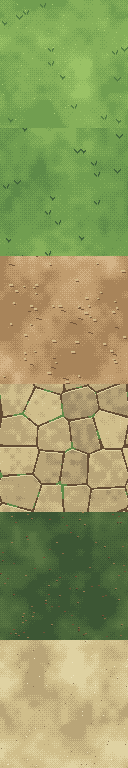
#> input picture assets/tex/ground.png, 128 x 768 px; its folder holds only this picture in this run
$ python normals.py
#> lines starting #> are read from the running program, lines starting #| are printed output that depends on the picture
"""스프라이트 노멀맵 자동 생성 (2.5D 조명용)

높이 = (테두리에서 안쪽으로 얼마나 들어왔나 → 둥근 돔) + (밝기 → 잔결)
법선 = 높이의 기울기. 결과는 같은 배치의 <이름>_n.png (RGB = 법선 0..1, A = 원본 알파)
 · 화면 기준: x 오른쪽, y 위, z 화면 밖 (카메라 쪽)
 · 도트 느낌을 지키려고 기울기는 픽셀 단위로 계산하고 부드럽게 흐리지 않는다

python normals.py            → assets/sprites/*.png, assets/tex/*.png 모두
"""
import glob
import os
import sys

import numpy as np
from PIL import Image

ROOT = os.path.dirname(os.path.dirname(os.path.dirname(os.path.abspath(__file__))))


def dist_inside(m, maxd=12):
    """알파 안쪽 거리 (체스판 거리, 단계별 침식)"""
    d = np.zeros(m.shape, np.float32)
    cur = m.copy()
    for k in range(1, maxd + 1):
        n = cur.copy()
        n[1:, :] &= cur[:-1, :]
        n[:-1, :] &= cur[1:, :]
        n[:, 1:] &= cur[:, :-1]
        n[:, :-1] &= cur[:, 1:]
        if k % 2 == 0:                      # 십자·네모를 번갈아 → 팔각형 (마름모 무늬 방지)
            n[1:, 1:] &= cur[:-1, :-1]
            n[:-1, :-1] &= cur[1:, 1:]
            n[1:, :-1] &= cur[:-1, 1:]
            n[:-1, 1:] &= cur[1:, :-1]
        n[0, :] = n[-1, :] = False
        n[:, 0] = n[:, -1] = False
        d += cur
        cur = n
        if not cur.any():
            break
    return d


def blur3(h):
    p = np.pad(h, 1, mode="edge")
    return (p[:-2, :-2] + p[:-2, 1:-1] + p[:-2, 2:] + p[1:-1, :-2] + p[1:-1, 1:-1] * 2 + p[1:-1, 2:] + p[2:, :-2] + p[2:, 1:-1] + p[2:, 2:]) / 10.0


def sprite_normals(img, dome=1.0, detail=0.6, tile=False):
#> called with dome = 1, detail = 0.9, tile = True
    a = np.asarray(img.convert("RGBA")).astype(np.float32) / 255.0
    alpha = a[..., 3] > 0.5
#> alpha: shape (768, 128) bool; every value is 1
    lum = a[..., 0] * 0.3 + a[..., 1] * 0.59 + a[..., 2] * 0.11
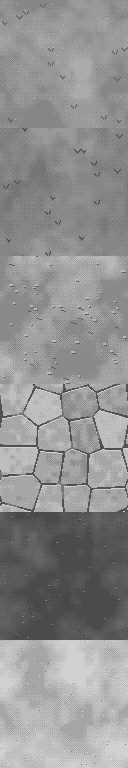
#> lum: shape (768, 128) float32; min 0.212, max 0.896, mean 0.57
    if tile:
        h = lum * detail * 3.0
        hp = np.pad(h, 1, mode="wrap")
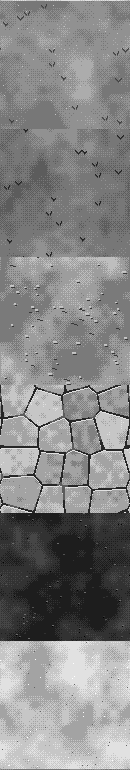
#> hp: shape (770, 130) float32; min 0.574, max 2.42, mean 1.54; drawn with min black and max white
    else:
        d = dist_inside(alpha, 18)
        # 돔: 안쪽 거리의 제곱근 (가장자리에서 급하게, 가운데는 완만) + 밝기 잔결 (칠한 덩어리마다 볼록)
        h = np.sqrt(np.minimum(d, 18.0) / 18.0) * 5.0 * dome + lum * detail * 4.0
        h = blur3(h) * 0.5 + h * 0.5
        h[~alpha] = 0.0
        hp = np.pad(h, 1, mode="edge")
    dx = (hp[1:-1, 2:] - hp[1:-1, :-2]) * 0.5
    dy = (hp[2:, 1:-1] - hp[:-2, 1:-1]) * 0.5      # 아래로 갈수록 +
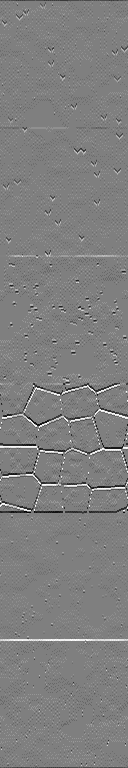
#> dy: shape (768, 128) float32; min -0.71, max 0.71, mean -3.88e-11; drawn with min black and max white
    nx = -dx
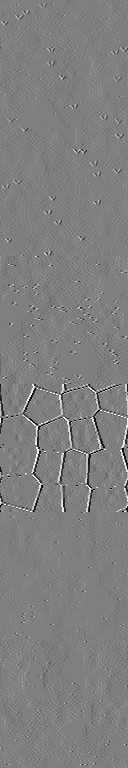
#> nx: shape (768, 128) float32; min -0.68, max 0.68, mean 1.12e-11; drawn with min black and max white
    ny = dy                                        # 화면 위가 +y
    nz = np.ones_like(nx) * 1.0
    l = np.sqrt(nx * nx + ny * ny + nz * nz)
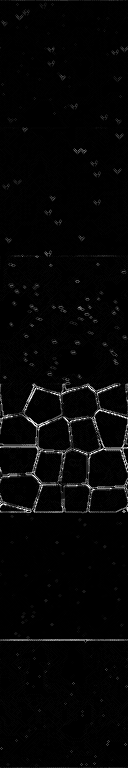
#> l: shape (768, 128) float32; min 1, max 1.39, mean 1.01; drawn with min black and max white
    n = np.stack([nx / l, ny / l, nz / l], -1)
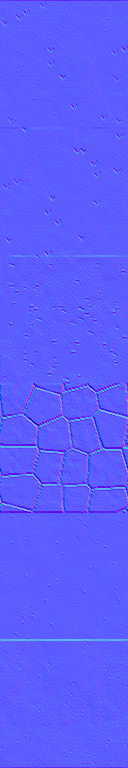
#> n: shape (768, 128, 3) float32; mean of channels 0, 1, 2 1.17e-05, -0.000381, 0.993; drawn with min black and max white
    out = np.zeros(a.shape, np.float32)
    out[..., :3] = n * 0.5 + 0.5
    out[..., 3] = a[..., 3]
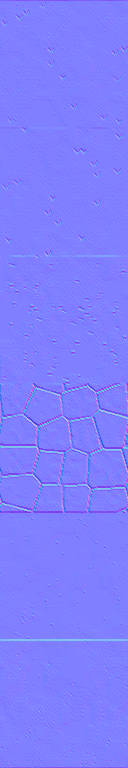
#> out: shape (768, 128, 4) float32; mean of channels 0, 1, 2, 3 0.5, 0.5, 0.997, 1; drawn as R, G, B
    if not tile:
        out[~alpha, :3] = (0.5, 0.5, 1.0)
    return Image.fromarray((out * 255).astype(np.uint8), "RGBA")


def main():
    done = []
    for p in sorted(glob.glob(os.path.join(ROOT, "assets", "sprites", "*.png"))):
        if p.endswith("_n.png"):
            continue
        name = os.path.basename(p)
        leafy = name.startswith(("flora", "landmarks"))
        sprite_normals(Image.open(p), dome=1.3 if leafy else 1.0, detail=1.1 if leafy else 0.6).save(p[:-4] + "_n.png")
        done.append(name)
    for p in sorted(glob.glob(os.path.join(ROOT, "assets", "tex", "*.png"))):
        if p.endswith("_n.png"):
            continue
        sprite_normals(Image.open(p), detail=0.9, tile=True).save(p[:-4] + "_n.png")
        done.append(os.path.basename(p))
    print("normals:", ", ".join(done))


if __name__ == "__main__":
    main()

$ run again, on assets/tex/wall.png
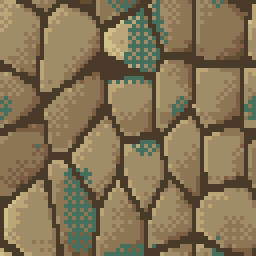
#> input picture assets/tex/wall.png, 64 x 64 px (shown 4 times larger)
#> alpha: shape (64, 64) bool; every value is 1
#> in sprite_normals, `n = np.stack([nx / l, ny / l, nz / l], -1)`:
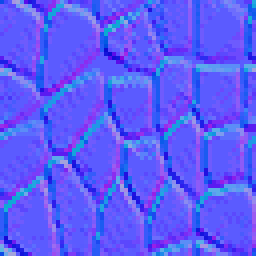
#> n: shape (64, 64, 3) float32 (shown 4 times larger); mean of channels 0, 1, 2 0.00367, -0.00218, 0.965; drawn with min black and max white
#> in sprite_normals, `out[..., 3] = a[..., 3]`:
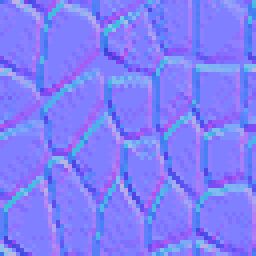
#> out: shape (64, 64, 4) float32 (shown 4 times larger); mean of channels 0, 1, 2, 3 0.502, 0.499, 0.982, 1; drawn as R, G, B
